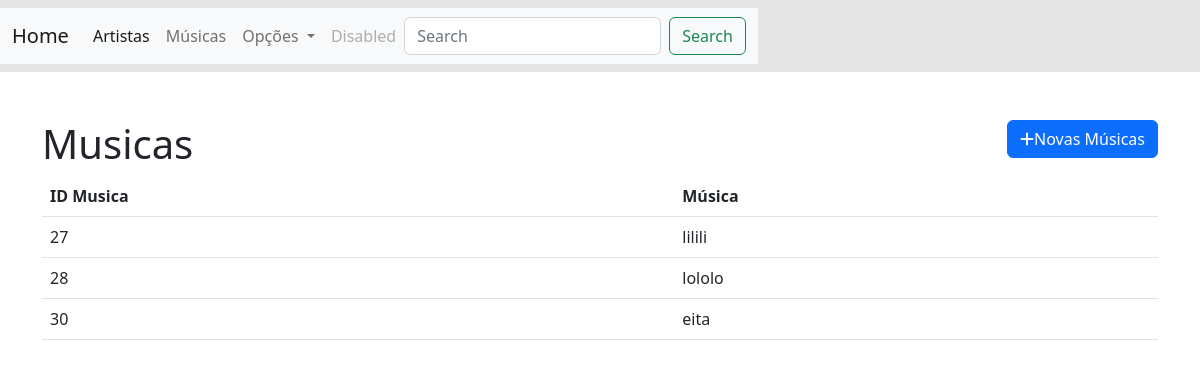
The page /prova_estagio/index_musica.php on the database its author committed.
### tables this page shows
CREATE TABLE `musicas` (
  `idmusicas` int(11) NOT NULL,
  `nome_musica` varchar(110) NOT NULL,
  `id_artista` int(11) NOT NULL
);

### prova_estagio/index_musica.php (the view, shortened to what this page needs)
<?php
include("conexao.php");
$consulta = "SELECT * FROM artistas right join musicas on musicas.id_artista = artistas.id";
$con = mysqli_query($db, $consulta);
?>
<!DOCTYPE html>
<html lang="PT-BR">
<?php include 'head.php' ?>
<body>
    <?php include 'navbar.php' ?>
    <div class="container py-5">
        <div class="row">
            <div class="col-6">
                <h1>Musicas</h1>
            </div>
            <div class="col-6">
                <a href="create_musica.php" class="btn btn-primary float-end"><i class="fa fa-plus"></i>Novas Músicas</a>
            </div>
        </div>
        <div class="table-responsive">
            <table class="table">
                <thead>
                    <tr>
                        <th scope="col">ID Musica</th>
                        <th scope="col">Música</th>
                    </tr>
                </thead>
                <tbody>
                <?php while($dado = $con->fetch_array()) : ?>
                    <form action="index_musica.php" method="POST">
                    <tr>
                        <td scope="row"><?php echo $dado["idmusicas"]; ?></td>
                        <td scope="row"><?php echo $dado["nome_musica"]; ?></td>
                    </tr>
                </form>
                    <?php endwhile ?>
                </tbody>
            </table>
        </div>
    </div>
</body>
</html>

### rows shown on the page
musicas: idmusicas "27", nome_musica "lilili"
musicas: idmusicas "28", nome_musica "lololo"
musicas: idmusicas "30", nome_musica "eita"
